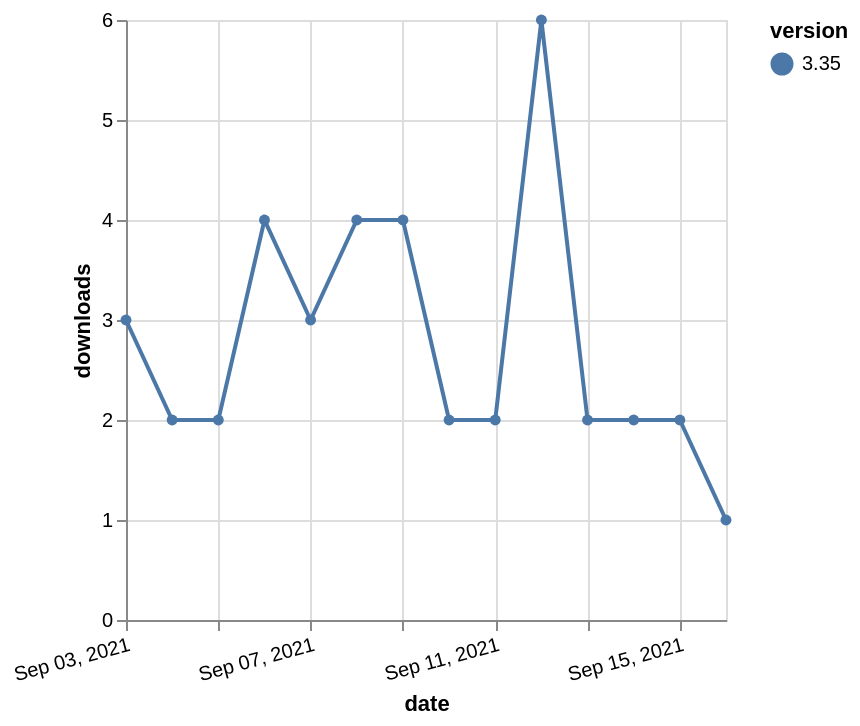

Write a Vega-Lite specification for this figure.
### Vega-Lite specification from a JSON file in a GitHub repository (floating-point values rounded to 4 significant figures)
{"$schema": "https://vega.github.io/schema/vega-lite/v5.json", "description": "A simple bar chart with embedded data.", "data": {"values": [{"date": "2021-09-03", "total": 2865, "delta": 3, "version": "3.35"}, {"date": "2021-09-04", "total": 2867, "delta": 2, "version": "3.35"}, {"date": "2021-09-05", "total": 2869, "delta": 2, "version": "3.35"}, {"date": "2021-09-06", "total": 2873, "delta": 4, "version": "3.35"}, {"date": "2021-09-07", "total": 2876, "delta": 3, "version": "3.35"}, {"date": "2021-09-08", "total": 2880, "delta": 4, "version": "3.35"}, {"date": "2021-09-09", "total": 2884, "delta": 4, "version": "3.35"}, {"date": "2021-09-10", "total": 2886, "delta": 2, "version": "3.35"}, {"date": "2021-09-11", "total": 2888, "delta": 2, "version": "3.35"}, {"date": "2021-09-12", "total": 2894, "delta": 6, "version": "3.35"}, {"date": "2021-09-13", "total": 2896, "delta": 2, "version": "3.35"}, {"date": "2021-09-14", "total": 2898, "delta": 2, "version": "3.35"}, {"date": "2021-09-15", "total": 2900, "delta": 2, "version": "3.35"}, {"date": "2021-09-16", "total": 2901, "delta": 1, "version": "3.35"}]}, "width": "container", "mark": {"type": "line", "point": {"filled": true}}, "encoding": {"x": {"field": "date", "type": "temporal", "timeUnit": "yearmonthdate", "title": "date", "axis": {"labelAngle": -15}}, "y": {"field": "delta", "type": "quantitative", "title": "downloads"}, "color": {"field": "version", "type": "nominal"}, "tooltip": {"field": "delta"}}}
